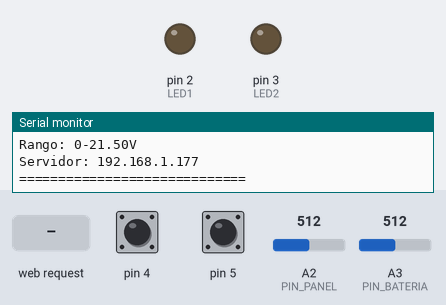
This sketch was run on a simulated Arduino Uno, built with avr-gcc and run on an emulated ATmega328P. Shown: output pins drawn as LEDs (lit = HIGH), the last lines printed to the serial monitor. Inputs (shaded band) come from the test bench; at power-on: pin 4 HIGH, pin 5 HIGH, A2 (PIN_PANEL) = 512, A3 (PIN_BATERIA) = 512. WiFi joins after 1.5 s; servers stay silent unless stated.

Above: at 1.3 s.
1.4 s: HTTP request GET /?Data=1 received
At 2.4 s:
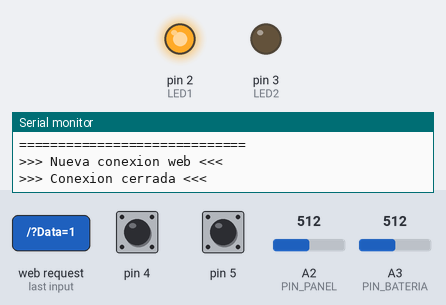
2.9 s: HTTP request GET /?Data=3 received
At 3.6 s:
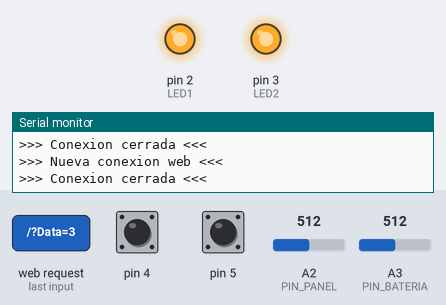
4.4 s: HTTP request GET /?Data=2 received
At 4.7 s:
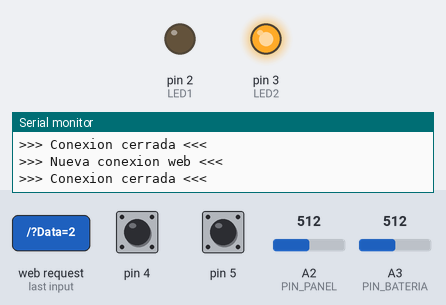
9.0 s: HTTP request GET /?Data=4 received
At 9.4 s:
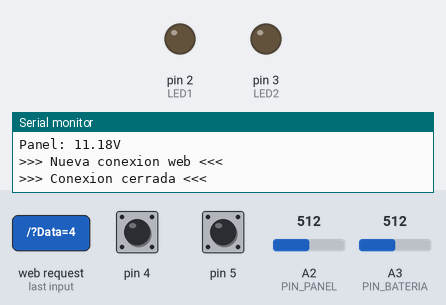
Timing chart, 0 to 12.0 s (numbered marks = the images above; inputs shaded):
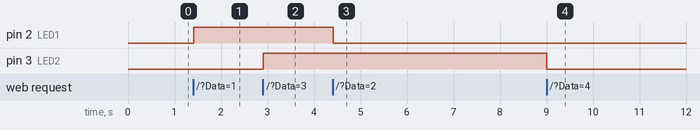

Measured:
- after the input at 1.4 s, pin 2 (LED1): LOW → HIGH at once
- after the input at 2.9 s, pin 3 (LED2): LOW → HIGH at once
- after the input at 4.4 s, pin 2 (LED1): HIGH → LOW at once
- after the input at 9.0 s, pin 3 (LED2): HIGH → LOW at once

The sketch:

Practica2-VoltimetroPanelSolar.ino
```cpp
#include <SPI.h>
#include <Ethernet.h>

byte mac[] = { 0xDE, 0xAD, 0xAE, 0xEF, 0xF0, 0xED };
IPAddress ip(192, 168, 1, 177);
EthernetServer server(80);

const byte LED1 = 2;
const byte LED2 = 3;
const byte PIN_BATERIA = A3;   // Batería 12V
const byte PIN_PANEL = A2;      // Panel Solar 12V

// Configuración divisor de voltaje 30k/10k
const float R1 = 33000.0;  // 30kΩ
const float R2 = 10000.0;  // 10kΩ
const float VREF = 5.0;    // Voltaje de referencia Arduino
const float FACTOR_DIVISION = (R1 + R2) / R2;  // = 4.0

// Calibración fina (ajustar según tu multímetro)
const float CALIBRACION = 1.04;  // Modificar si hay error sistemático

// Configuración de muestreo para reducir ruido
const int NUM_MUESTRAS = 10;

void setup() {
  Serial.begin(9600);

  pinMode(LED1, OUTPUT);
  pinMode(LED2, OUTPUT);
  pinMode(4, INPUT_PULLUP);
  pinMode(5, INPUT_PULLUP);

  digitalWrite(LED1, LOW);
  digitalWrite(LED2, LOW);

  // Configurar referencia analógica a 5V (default en UNO)
  analogReference(DEFAULT);

  Ethernet.begin(mac, ip);
  server.begin();

  Serial.println("=============================");
  Serial.println("Monitor Bateria/Panel Solar");
  Serial.print("Divisor: R1=");
  Serial.print(R1/1000);
  Serial.print("k R2=");
  Serial.print(R2/1000);
  Serial.println("k");
  Serial.print("Factor division: ");
  Serial.println(FACTOR_DIVISION);
  Serial.print("Rango: 0-");
  Serial.print(VREF * FACTOR_DIVISION);
  Serial.println("V");
  Serial.print("Servidor: ");
  Serial.println(Ethernet.localIP());
  Serial.println("=============================\n");
}

// Función mejorada de lectura con promediado
float leerVoltaje(byte pin) {
  long suma = 0;

  // Tomar múltiples muestras
  for (int i = 0; i < NUM_MUESTRAS; i++) {
    suma += analogRead(pin);
    delay(2);  // Pequeña pausa entre lecturas
  }

  // Calcular promedio
  float lecturaPromedio = suma / (float)NUM_MUESTRAS;

  // Convertir a voltaje en el pin
  float voltajePin = (lecturaPromedio * VREF) / 1024.0;

  // Calcular voltaje real aplicando factor de división
  float voltajeReal = voltajePin * FACTOR_DIVISION * CALIBRACION;

  return voltajeReal;
}

// Función para estimar estado de batería 12V
String estadoBateria(float voltaje) {
  if (voltaje >= 12.6) return "CARGADA (100%)";
  else if (voltaje >= 11.4) return "BUENA (75-99%)";
  else if (voltaje >= 9.2) return "MEDIA (50-75%)";
  else if (voltaje >= 8.0) return "BAJA (25-50%)";
  else if (voltaje >= 7.8) return "MUY BAJA (<25%)";
  else if (voltaje < 6.8 && voltaje > 5.0) return "CRITICA!";
  else return "DESCONECTADA";
}

void loop() {
  // Mostrar lecturas por serial cada 5 segundos
  static unsigned long ultimoSerial = 0;
  if (millis() - ultimoSerial > 5000) {
    float vBat = leerVoltaje(PIN_BATERIA);
    float vPanel = leerVoltaje(PIN_PANEL);

    Serial.println("--- Lecturas ---");
    Serial.print("Bateria: ");
    Serial.print(vBat, 2);
    Serial.print("V [");
    Serial.print(estadoBateria(vBat));
    Serial.println("]");
    Serial.print("Panel: ");
    Serial.print(vPanel, 2);
    Serial.println("V");
    Serial.println();

    ultimoSerial = millis();
  }

  // Servidor web
  EthernetClient client = server.available();

  if (client) {
    Serial.println(">>> Nueva conexion web <<<");

    String request = "";
    String firstLine = "";
    boolean isFirstLine = true;
    unsigned long timeout = millis();

    while (client.connected() && (millis() - timeout < 2000)) {
      if (client.available()) {
        timeout = millis();
        char c = client.read();
        request += c;

        if (isFirstLine && c != '\n' && c != '\r') {
          firstLine += c;
        } else if (c == '\n' && isFirstLine) {
          isFirstLine = false;
        }

        if (request.endsWith("\r\n\r\n") || request.endsWith("\n\n")) {
          break;
        }
      }
    }

    // Procesar comandos LED
    if (firstLine.indexOf("Data=1") > 0) digitalWrite(LED1, HIGH);
    else if (firstLine.indexOf("Data=2") > 0) digitalWrite(LED1, LOW);
    else if (firstLine.indexOf("Data=3") > 0) digitalWrite(LED2, HIGH);
    else if (firstLine.indexOf("Data=4") > 0) digitalWrite(LED2, LOW);

    // Leer voltajes actuales
    float voltajeBateria = leerVoltaje(PIN_BATERIA);
    float voltajePanel = leerVoltaje(PIN_PANEL);

    // Enviar respuesta HTTP
    client.println("HTTP/1.1 200 OK");
    client.println("Content-Type: text/html; charset=utf-8");
    client.println("Connection: close");
    client.println();

    // HTML
    client.println("<!DOCTYPE html><html><head>");
    client.println("<meta charset='UTF-8'>");
    client.println("<meta name='viewport' content='width=device-width, initial-scale=1.0'>");
    client.println("<meta http-equiv='refresh' content='10'>"); // Auto-refresh cada 10s
    client.println("<title>Monitor Solar</title>");
    client.println("<style>");
    client.println("body{font-family:Arial;max-width:800px;margin:20px auto;padding:20px;background:#f0f0f0}");
    client.println("h1{text-align:center;color:#2c3e50;border-bottom:3px solid #3498db;padding-bottom:10px}");
    client.println(".card{background:white;padding:20px;margin:15px 0;border-radius:10px;box-shadow:0 4px 6px rgba(0,0,0,0.1)}");
    client.println(".voltaje{font-size:48px;font-weight:bold;color:#3498db;text-align:center;margin:10px 0}");
    client.println(".estado{text-align:center;font-size:18px;padding:10px;border-radius:5px;margin-top:10px}");
    client.println(".bueno{background:#2ecc71;color:white}");
    client.println(".medio{background:#f39c12;color:white}");
    client.println(".malo{background:#e74c3c;color:white}");
    client.println("button{padding:12px 24px;margin:5px;font-size:16px;border:none;border-radius:5px;cursor:pointer}");
    client.println(".on{background:#27ae60;color:white}");
    client.println(".off{background:#c0392b;color:white}");
    client.println(".info{background:#ecf0f1;padding:10px;border-left:4px solid #3498db;margin:10px 0}");
    client.println("</style></head><body>");

    client.println("<h1>⚡ Monitor de Sistema Solar</h1>");

    // Card Batería
    client.println("<div class='card'>");
    client.println("<h2>🔋 Batería 12V</h2>");
    client.print("<div class='voltaje'>");
    client.print(voltajeBateria, 2);
    client.println(" V</div>");

    String estadoBat = estadoBateria(voltajeBateria);
    String claseBat = "medio";
    if (voltajeBateria >= 12.4) claseBat = "bueno";
    else if (voltajeBateria < 12.0) claseBat = "malo";

    client.print("<div class='estado ");
    client.print(claseBat);
    client.print("'>");
    client.print(estadoBat);
    client.println("</div>");

    client.print("<div class='info'>Lectura ADC: ");
    client.print(analogRead(PIN_BATERIA));
    client.println("/1023</div>");
    client.println("</div>");

    // Card Panel Solar
    client.println("<div class='card'>");
    client.println("<h2>☀️ Panel Solar</h2>");
    client.print("<div class='voltaje'>");
    client.print(voltajePanel, 2);
    client.println(" V</div>");

    client.print("<div class='estado ");
    if (voltajePanel >= 11.0) client.print("bueno");
    else if (voltajePanel >= 9.0) client.print("medio");
    else client.print("malo");
    client.print("'>");

    if (voltajePanel >= 11.0) client.print("GENERANDO (SOL)");
    else if (voltajePanel >= 9.0) client.print("GENERACION BAJA");
    else if (voltajePanel > 5.0) client.print("SIN SOL");
    else client.print("DESCONECTADO");
    client.println("</div>");

    client.print("<div class='info'>Lectura ADC: ");
    client.print(analogRead(PIN_PANEL));
    client.println("/1023</div>");
    client.println("</div>");

    // Card Entradas Digitales
    client.println("<div class='card'>");
    client.println("<h2>🔌 Entradas Digitales</h2>");
    client.print("D4: <strong>");
    client.print(digitalRead(4) == LOW ? "ACTIVO" : "INACTIVO");
    client.println("</strong><br>");
    client.print("D5: <strong>");
    client.print(digitalRead(5) == LOW ? "ACTIVO" : "INACTIVO");
    client.println("</strong>");
    client.println("</div>");

    // Card LEDs
    client.println("<div class='card'>");
    client.println("<h2>💡 Control de Salidas</h2>");

    client.print("<p>LED 1: <strong>");
    client.print(digitalRead(LED1) ? "ENCENDIDO" : "APAGADO");
    client.println("</strong><br>");
    client.println("<a href='/?Data=1'><button class='on'>ON</button></a>");
    client.println("<a href='/?Data=2'><button class='off'>OFF</button></a></p>");

    client.print("<p>LED 2: <strong>");
    client.print(digitalRead(LED2) ? "ENCENDIDO" : "APAGADO");
    client.println("</strong><br>");
    client.println("<a href='/?Data=3'><button class='on'>ON</button></a>");
    client.println("<a href='/?Data=4'><button class='off'>OFF</button></a></p>");
    client.println("</div>");

    // Info técnica
    client.println("<div class='info'>");
    client.println("📊 <strong>Configuración:</strong> Divisor 3,3kΩ/10kΩ (Factor 4:1) | Rango: 0-20V | Auto-refresh: 10s");
    client.println("</div>");

    client.println("</body></html>");

    delay(50);
    client.flush();
    delay(50);
    client.stop();

    Serial.println(">>> Conexion cerrada <<<\n");
  }
}
```
